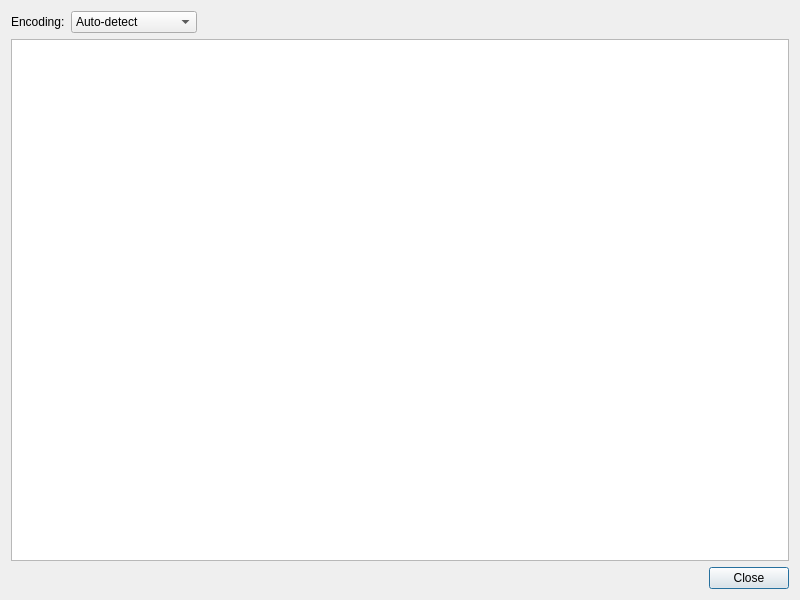
<?xml version="1.0" encoding="UTF-8"?>
<ui version="4.0">
 <class>TextDialog</class>
 <widget class="QDialog" name="TextDialog">
  <property name="geometry">
   <rect>
    <x>0</x>
    <y>0</y>
    <width>800</width>
    <height>600</height>
   </rect>
  </property>
  <property name="windowTitle">
   <string>Text Viewer</string>
  </property>
  <layout class="QVBoxLayout" name="verticalLayout">
   <item>
    <layout class="QHBoxLayout" name="encodingToolbarLayout">
     <item>
      <widget class="QLabel" name="encodingLabel">
       <property name="text">
        <string>Encoding:</string>
       </property>
      </widget>
     </item>
     <item>
      <widget class="QComboBox" name="encodingComboBox">
       <property name="toolTip">
        <string>Select text encoding (or use Auto-detect)</string>
       </property>
       <item>
        <property name="text">
         <string>Auto-detect</string>
        </property>
       </item>
       <item>
        <property name="text">
         <string>Shift-JIS (CP932)</string>
        </property>
       </item>
       <item>
        <property name="text">
         <string>GBK (CP936)</string>
        </property>
       </item>
       <item>
        <property name="text">
         <string>Big5 (CP950)</string>
        </property>
       </item>
       <item>
        <property name="text">
         <string>EUC-KR (CP949)</string>
        </property>
       </item>
       <item>
        <property name="text">
         <string>UTF-8</string>
        </property>
       </item>
       <item>
        <property name="text">
         <string>UTF-16 LE</string>
        </property>
       </item>
       <item>
        <property name="text">
         <string>UTF-16 BE</string>
        </property>
       </item>
       <item>
        <property name="text">
         <string>Latin-1</string>
        </property>
       </item>
      </widget>
     </item>
     <item>
      <widget class="QLabel" name="statusLabel">
       <property name="text">
        <string/>
       </property>
       <property name="styleSheet">
        <string notr="true">font-style: italic;</string>
       </property>
       <property name="foregroundRole">
        <enum>QPalette::Mid</enum>
       </property>
      </widget>
     </item>
     <item>
      <spacer name="horizontalSpacer">
       <property name="orientation">
        <enum>Qt::Horizontal</enum>
       </property>
       <property name="sizeHint" stdset="0">
        <size>
         <width>40</width>
         <height>20</height>
        </size>
       </property>
      </spacer>
     </item>
    </layout>
   </item>
   <item>
    <widget class="QTextEdit" name="textEdit">
     <property name="lineWrapMode">
      <enum>QTextEdit::NoWrap</enum>
     </property>
     <property name="readOnly">
      <bool>true</bool>
     </property>
    </widget>
   </item>
   <item>
    <widget class="QDialogButtonBox" name="buttonBox">
     <property name="standardButtons">
      <set>QDialogButtonBox::Close</set>
     </property>
    </widget>
   </item>
  </layout>
 </widget>
 <resources/>
 <connections>
  <connection>
   <sender>buttonBox</sender>
   <signal>rejected()</signal>
   <receiver>TextDialog</receiver>
   <slot>reject()</slot>
   <hints>
    <hint type="sourcelabel">
     <x>399</x>
     <y>569</y>
    </hint>
    <hint type="destinationlabel">
     <x>399</x>
     <y>299</y>
    </hint>
   </hints>
  </connection>
 </connections>
</ui>
